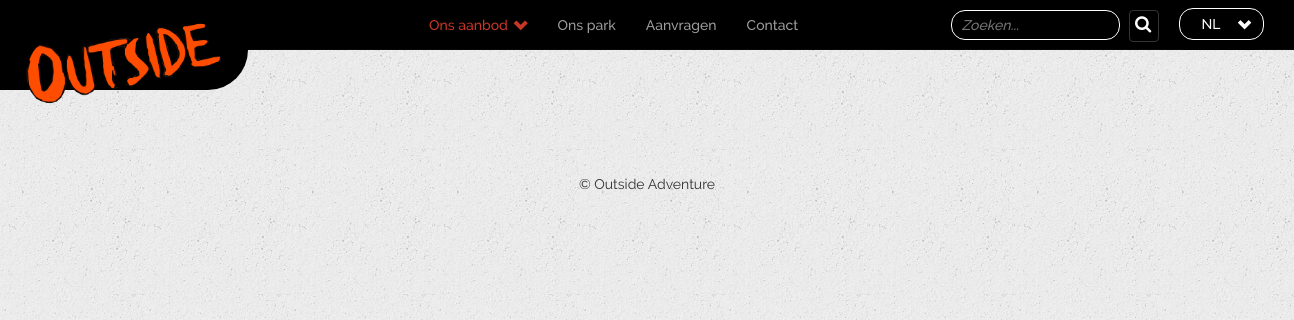
/activiteit-categorie/4/jeugdgroepen, run on an earlier commit of the app's database.
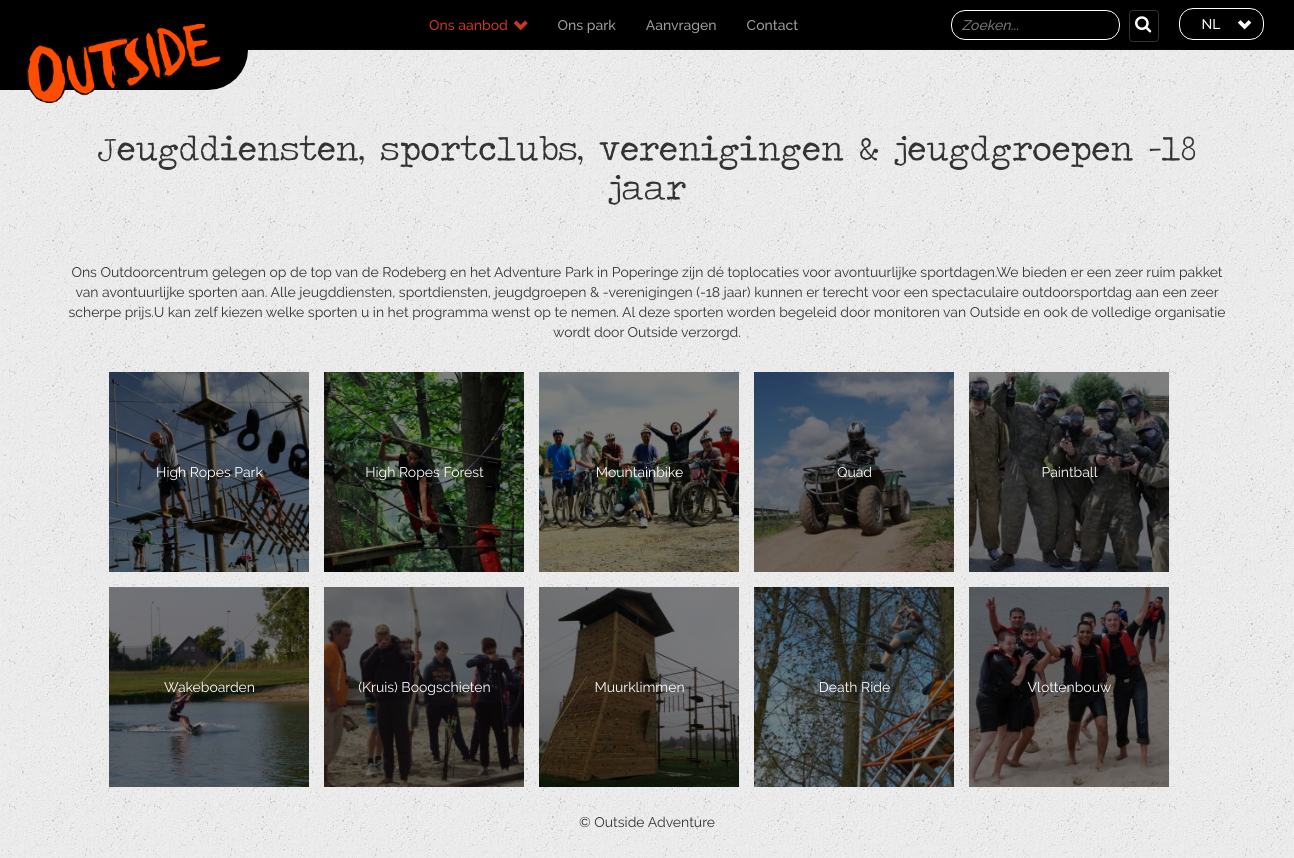
And on a later commit of the database.
### tables this page shows
CREATE TABLE IF NOT EXISTS `inhoud_activiteit_categorie_type` (
`id` int(11) NOT NULL,
  `type` varchar(255) NOT NULL DEFAULT ''
);

CREATE TABLE IF NOT EXISTS `inhoud_activiteit_categorie_type_taal` (
  `typeId` int(11) NOT NULL,
  `naam` varchar(255) NOT NULL,
  `inhoud` text NOT NULL,
  `taal` enum('NL','FR','ENG','') NOT NULL DEFAULT 'NL'
);

CREATE TABLE IF NOT EXISTS `inhoud_taal` (
  `inhoudId` int(11) NOT NULL,
  `naam` varchar(255) NOT NULL,
  `inhoud` text NOT NULL,
  `afspraak` varchar(255) NOT NULL,
  `periode` varchar(255) NOT NULL,
  `duur` varchar(255) NOT NULL,
  `taal` enum('NL','FR','ENG') NOT NULL DEFAULT 'NL'
);

CREATE TABLE IF NOT EXISTS `inhoud` (
`id` int(11) NOT NULL,
  `categorieId` int(11) NOT NULL,
  `prijsklasseId` int(11) DEFAULT NULL,
  `forfait` int(11) NOT NULL DEFAULT '0',
  `minAantal` int(11) NOT NULL,
  `leeftijd` varchar(255) NOT NULL,
  `afbeelding` varchar(255) NOT NULL,
  `afbeelding_header` varchar(255) NOT NULL DEFAULT '',
  `actief` tinyint(1) NOT NULL
);

### index.php (called while the page is built, shortened)
<?php
$routes = array(
  'home' => array(
    'controller' => 'Page',
    'action' => 'index'
  ),
  'overviewType' => array(
    'controller' => 'Page',
    'action' => 'overviewType'
  ),
  'contact' => array(
    'controller' => 'Page',
    'action' => 'contact'
  ),
  'activity' => array(
    'controller' => 'Activity',
    'action' => 'activity'
  ),
  'overview' => array(
    'controller' => 'Activity',
    'action' => 'overview'
  ),
  'aanvragen' => array(
    'controller' => 'Activity',
    'action' => 'aanvragen'
  ),
  'feesten' => array(
    'controller' => 'Page',
    'action' => 'feesten'
    ),
   'adventurePark' => array(
    'controller' => 'Page',
    'action' => 'adventurePark'
    ),
  'category' => array(
    'controller' => 'Activity',
    'action' => 'category'
    ),
  'categoryType' => array(
    'controller' => 'Activity',
    'action' => 'categoryType'
    ),
  'locatie' => array(
    'controller' => 'Activity',
    'action' => 'locatie'
    ),
  'locaties' => array(
    'controller' => 'Activity',
    'action' => 'locaties'
    ),
  'activiteit' => array(
    'controller' => 'Activity',
    'action' => 'activiteit'
    ),
  'search' => array(
    'controller' => 'Activity',
    'action' => 'search'
    ),
  'all' => array(
    'controller' => 'Activity',
    'action' => 'all_activities'
    ),
  'all_category_categories' => array(
    'controller'=> 'Activity',
    'action'=> 'all_category_categories'
     ),
  'all_other_data' => array(
    'controller'=> 'Activity',
    'action'=> 'all_other_data'
     ),
  'get_prices_of_activity' => array(
    'controller'=> 'Activity',
    'action'=> 'get_prices_of_activity'
     ),
  'all_category_types' => array(
    'controller'=> 'Activity',
    'action'=> 'all_category_types'
     ),
  'allLocations' => array(
    'controller' => 'Activity',
    'action' => 'all_locations'
    ),
   'filter' => array(
    'controller' => 'Activity',
    'action' => 'filterActivities'
    )
);
$route = $routes[$_GET['page']];
$controllerObj = new $controllerName();
$controllerObj->route = $route;
$controllerObj->filter();
$controllerObj->render();

### dao/CategoryDAO.php (called while the page is built, shortened)
<?php
class CategoryDAO extends DAO {
	public function selectByTypeId($id, $language) {
		$sql = "SELECT * FROM `inhoud_activiteit_categorie_type`
				INNER JOIN `inhoud_activiteit_categorie_type_taal`
				ON id = typeId
				WHERE id = :id  AND taal=:language ";
		$stmt = $this->pdo->prepare($sql);
		$stmt->bindValue(':id', $id);
		$stmt->bindValue(':language', $language);
		$stmt->execute();
		return $stmt->fetch(PDO::FETCH_ASSOC);
	}
}

### controller/ActivityController.php (called while the page is built, shortened)
<?php
require_once WWW_ROOT . 'dao' . DS . 'ActivityDAO.php';
require_once WWW_ROOT . 'dao' . DS . 'CategoryDAO.php';
class ActivityController extends Controller {
    private $activityDAO;
    private $categoryDAO;
    function __construct() {
        $this->activityDAO = new ActivityDAO();
        $this->categoryDAO = new CategoryDAO();
    }
    public function categoryType(){
        if(!empty($_GET['id'])){
        $this->set('category',$this->categoryDAO->selectByTypeId($_GET['id'],$_SESSION['session_taal']));
        $idsOfActivities = $this->activityDAO->getByCategoryType($_GET['id']);
        for ($i = 0; $i < count($idsOfActivities); $i++) {
            $contentActivity = $this->activityDAO->selectById($idsOfActivities[$i]['activiteitId'],$_SESSION['session_taal']);
        }
        }else{
            header('Location: /');
        }
    }
}

### dao/ActivityDAO.php (called while the page is built, shortened)
<?php
class ActivityDAO extends DAO {
	public function selectById($id,$language) {
		$sql = "SELECT * FROM `inhoud`
				INNER JOIN `inhoud_taal`
				ON id = inhoudId
				WHERE id = :id  AND taal=:language ";
		$stmt = $this->pdo->prepare($sql);
		$stmt->bindValue(':id', $id);
		$stmt->bindValue(':language', $language);
		$stmt->execute();
		return $stmt->fetch(PDO::FETCH_ASSOC);
	}
	public function getByCategoryType($id){
		$sql = "SELECT * FROM (SELECT activiteitId,typeId from `inhoud_activiteit_categorie`) as type
				INNER JOIN inhoud_activiteit_categorie_type ON inhoud_activiteit_categorie_type.id = type.typeId
				WHERE typeId = :typeId ";
		$stmt = $this->pdo->prepare($sql);
		$stmt->bindValue(':typeId', $id);
		$stmt->execute();
		return $stmt->fetchAll(PDO::FETCH_ASSOC);
	}
}

### view/activity/helpfunctions.php (called while the page is built)
<?php
function slugify($text){
    $text = preg_replace('/[^\\pL\d]+/u', '-', $text);
    $text = trim($text, '-');
    $text = iconv('utf-8', 'us-ascii//TRANSLIT', $text);
    $text = strtolower($text);
    $text = preg_replace('/[^-\w]+/', '', $text);
    return $text;
}
?>

### view/activity/categoryType.php (the view, shortened to what the changed rows need)
<?php include 'helpfunctions.php' ?>
<div class="container-middle container-info no-header">
    <h1 id="page-name"class="titel-header">
      <span>
        <?php echo $category['naam'];
        ?></span>
    </h1>
<div class="content_info">
  <div class="center-text">
    <?php echo $category['inhoud']; ?>
</div>
    <div id="grid-feesten" class="container-sub-grid">
        <div class="grid">
            <div class="row gridFlex">
                <?php
                if(isset($activities)){
                  foreach ($activities as $activitySub) {
                    if($activitySub['id']){
                        echo "<div class=\"grid-sub\">";
                        echo "<img width=\"200px\" height=\"200px\" class=\"subcategory-img lazyload\"
                        src=\"assets/images/activityPhotos/{$activitySub['afbeelding']}_th.jpg \">";
						 $name = slugify($activitySub['naam']);
                         echo "<a href=\"/activiteit/" . $activitySub['id'] . "/" . $name .  "\" class=\"gridLink-sub\">";
                         echo "<div class=\"overlay-img\">";
                         echo "<span>";
                echo $activitySub['naam'];
                echo "</span>";
                echo "</div></a></div>";
          }
      }
    } ?>
            </div>
        </div>
    </div>

What changed in the data, as far as the page shows it:
now on this page (row unchanged): inhoud_activiteit_categorie_type: inhoud_activiteit_categorie_type_taal.naam "Jeugddiensten, sportclubs, verenigingen & jeugdgroepen -18 jaar", inhoud_activiteit_categorie_type_taal.inhoud "Ons Outdoorcentrum gelegen op de top van de Rodeberg en het Adventure Park in Poperinge zijn dé toplocaties voor avontuurlijke sportdagen.We bieden er een zeer ruim pakket van avontuurlijke sporten aan. Alle jeugddiensten, sportdiensten, jeugdgroepen & -verenigingen (-18 jaar) kunnen er terecht voor een spectaculaire outdoorsportdag aan een zeer scherpe prijs.U kan zelf kiezen welke sporten u in het programma wenst op te nemen. Al deze sporten worden begeleid door monitoren van Outside en ook de volledige organisatie wordt door Outside verzorgd."
added inhoud_taal: inhoudId.afbeelding (picture), naam "High Ropes Park"
added inhoud_taal: inhoudId.afbeelding (picture), naam "High Ropes Forest"
added inhoud_taal: inhoudId.afbeelding (picture), naam "Mountainbike"
added inhoud_taal: inhoudId.afbeelding (picture), naam "Quad"
added inhoud_taal: inhoudId.afbeelding (picture), naam "Paintball"
added inhoud_taal: inhoudId.afbeelding (picture), naam "Wakeboarden"
added inhoud_taal: inhoudId.afbeelding (picture), naam "(Kruis) Boogschieten"
added inhoud_taal: inhoudId.afbeelding (picture), naam "Muurklimmen"
added inhoud_taal: inhoudId.afbeelding (picture), naam "Death Ride"
added inhoud_taal: inhoudId.afbeelding (picture), naam "Vlottenbouw"
